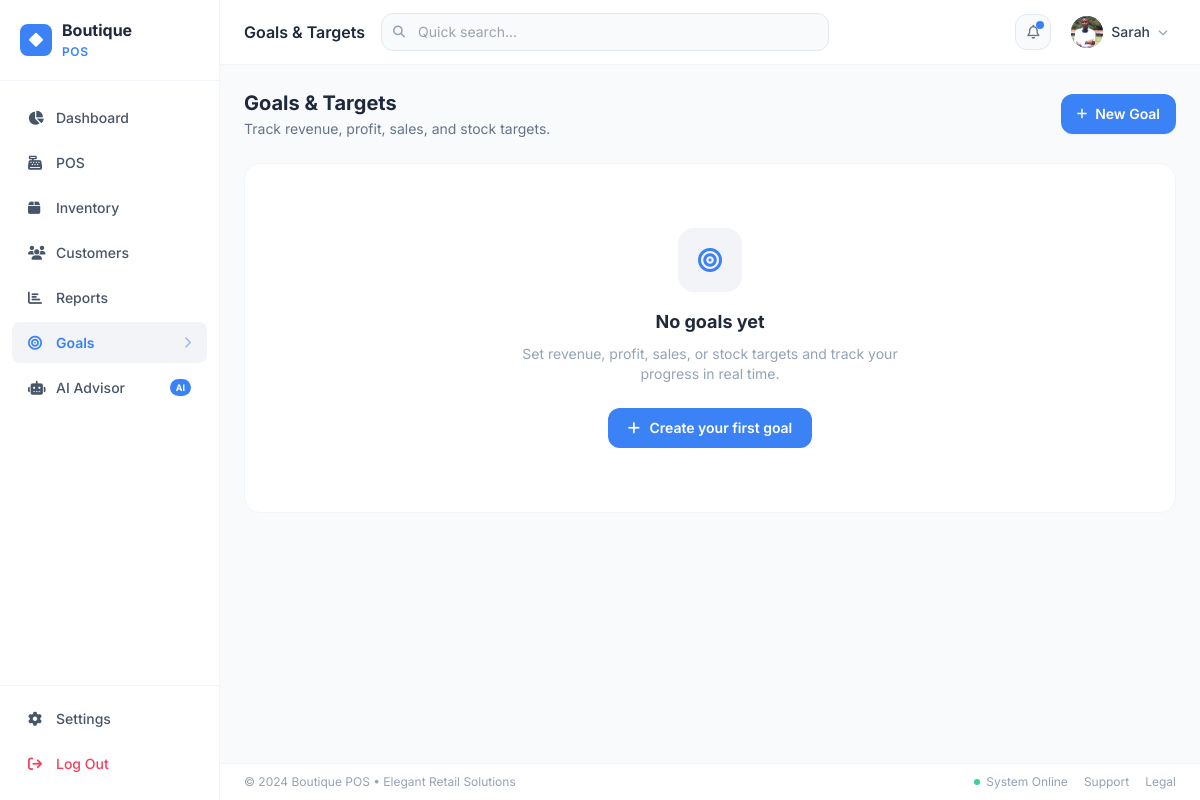
Before: /goals (signed in) with the older database file.
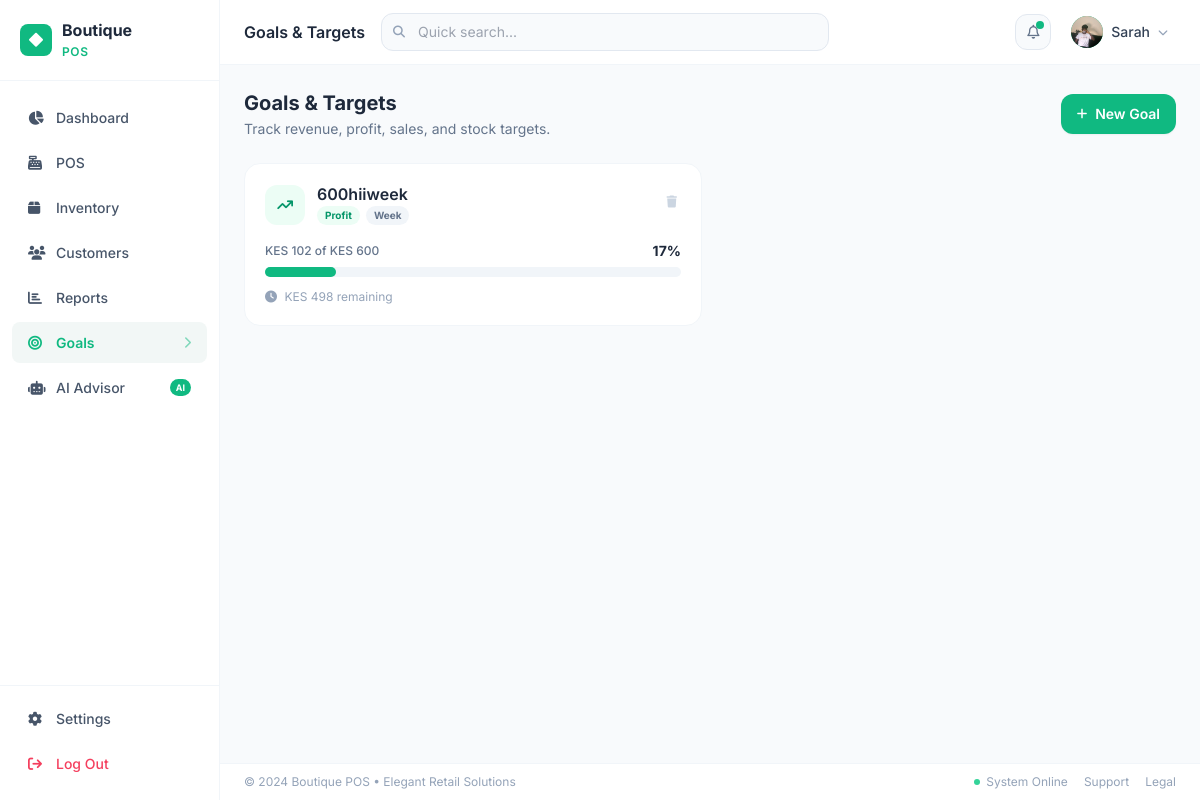
After: the same page with the newer database file.
### app/models.py (models this page shows, shortened)
class StoreSetting(db.Model):
    __tablename__ = 'store_settings'
    id = db.Column(db.Integer, primary_key=True)
    key = db.Column(db.String(80), unique=True, nullable=False, index=True)
    value = db.Column(db.Text, default='')
    @staticmethod
    def get(key, default=''):
        row = StoreSetting.query.filter_by(key=key).first()
        return row.value if row else default

class User(UserMixin, db.Model):
    __tablename__ = 'users'
    id = db.Column(db.Integer, primary_key=True)
    name = db.Column(db.String(120), nullable=False)
    email = db.Column(db.String(120), unique=True, nullable=False, index=True)
    password_hash = db.Column(db.String(256), nullable=False)
    role = db.Column(db.String(20), default='cashier')  # admin | cashier
    avatar = db.Column(db.String(200), default='')
    is_active = db.Column(db.Boolean, default=True)
    created_at = db.Column(db.DateTime, default=datetime.utcnow)
    last_login = db.Column(db.DateTime)
    sales = db.relationship('Sale', backref='cashier', lazy='dynamic')

class Goal(db.Model):
    __tablename__ = 'goals'
    id          = db.Column(db.Integer, primary_key=True)
    user_id     = db.Column(db.Integer, db.ForeignKey('users.id'), nullable=False)
    title       = db.Column(db.String(120), nullable=False)
    goal_type   = db.Column(db.String(20), nullable=False)   # revenue | profit | transactions | stock
    period      = db.Column(db.String(10), nullable=False)   # day | week | month
    target      = db.Column(db.Float, nullable=False)
    product_id  = db.Column(db.Integer, db.ForeignKey('products.id'), nullable=True)
    is_active   = db.Column(db.Boolean, default=True)
    created_at  = db.Column(db.DateTime, default=datetime.utcnow)
    product = db.relationship('Product', foreign_keys=[product_id])

### app/routes/goals.py (the view)
@goals_bp.route('/goals')
@login_required
def index():
    goals = Goal.query.filter_by(user_id=current_user.id, is_active=True)\
        .order_by(Goal.created_at.desc()).all()
    products = Product.query.filter_by(is_active=True).order_by(Product.name).all()
    goals_data = []
    for g in goals:
        current, pct, label = _compute_progress(g)
        goals_data.append({
            'goal':    g,
            'current': current,
            'pct':     pct,
            'label':   label,
        })
    return render_template('goals/index.html',
                           goals_data=goals_data,
                           products=products)

### app/models.py (called while the page is built)
@login_manager.user_loader
def load_user(user_id):
    return db.session.get(User, int(user_id))

    @property
    def total_stock(self):
        return sum(v.stock_qty for v in self.variants)

### app/routes/goals.py (called while the page is built)
def _period_start(period):
    now = datetime.utcnow()
    if period == 'day':
        return now.replace(hour=0, minute=0, second=0, microsecond=0)
    elif period == 'week':
        return now - timedelta(days=7)
    else:  # month
        return now - timedelta(days=30)

### app/utils.py (called while the page is built)
def extract_upload_filename(value):
    if not value:
        return ''
    cleaned = str(value).strip().replace('\\', '/').split('?', 1)[0].rstrip('/')
    return os.path.basename(cleaned)

def upload_url(value):
    if not value:
        return ''
    value = str(value).strip()
    if value.startswith(('http://', 'https://', 'data:')):
        return value
    filename = extract_upload_filename(value)
    if not filename:
        return value
    return url_for('uploaded_file', filename=filename)

### app/templates/goals/index.html (shortened to what this page needs)
{% extends "base.html" %}
{% block page_title %}Goals & Targets{% endblock %}
{% block app_content %}
<div class="p-6 max-w-5xl mx-auto space-y-6">
  <div class="flex items-center justify-between flex-wrap gap-3">
    <div>
      <h2 class="text-xl font-bold text-slate-800">Goals & Targets</h2>
      <p class="text-slate-500 text-sm mt-0.5">Track revenue, profit, sales, and stock targets.</p>
    </div>
    <button onclick="openAddModal()"
            class="flex items-center gap-2 px-4 py-2.5 text-white text-sm font-semibold rounded-xl transition shadow-sm"
            style="background:var(--theme)">
      <i class="fa-solid fa-plus text-xs"></i> New Goal
    </button>
  </div>
  {% if goals_data %}
  <div class="grid grid-cols-1 md:grid-cols-2 gap-4" id="goalsGrid">
    {% for item in goals_data %}
    {% set g = item.goal %}
    {% set pct = item.pct %}
    {% set colors = {
      'revenue':      ('bg-teal-50',   'text-teal-600',   'fa-dollar-sign',    '#00D4C8'),
      'profit':       ('bg-emerald-50','text-emerald-600','fa-arrow-trend-up',  '#10b981'),
      'transactions': ('bg-blue-50',   'text-blue-600',   'fa-receipt',         '#3b82f6'),
      'stock':        ('bg-violet-50', 'text-violet-600', 'fa-box',             '#8b5cf6'),
    } %}
    {% set bg, tc, icon, color = colors.get(g.goal_type, ('bg-slate-50','text-slate-600','fa-bullseye','#64748b')) %}
    <div class="goal-card bg-white rounded-2xl border border-slate-100 p-5" id="goal-{{ g.id }}">
      <div class="flex items-start justify-between mb-4">
        <div class="flex items-center gap-3">
          <div class="w-10 h-10 rounded-xl {{ bg }} flex items-center justify-center flex-shrink-0">
            <i class="fa-solid {{ icon }} text-sm {{ tc }}"></i>
          </div>
          <div>
            <p class="font-semibold text-slate-800 leading-tight">{{ g.title }}</p>
            <div class="flex items-center gap-1.5 mt-0.5">
              <span class="type-badge {{ bg }} {{ tc }}">{{ g.goal_type | capitalize }}</span>
              <span class="type-badge bg-slate-100 text-slate-500">{{ g.period | capitalize }}</span>
            </div>
          </div>
        </div>
        <button onclick="deleteGoal({{ g.id }})"
                class="text-slate-300 hover:text-rose-500 transition p-1 flex-shrink-0">
          <i class="fa-solid fa-trash text-xs"></i>
        </button>
      </div>
      <div class="mb-3">
        <div class="flex items-center justify-between mb-1.5">
          <span class="text-xs text-slate-500 font-medium">{{ item.label }}</span>
          <span class="text-sm font-bold {% if pct >= 100 %}text-emerald-600{% else %}text-slate-800{% endif %}">
            {{ pct }}%
          </span>
        </div>
        <div class="w-full bg-slate-100 rounded-full h-2.5">
          <div class="progress-bar h-2.5 rounded-full {% if pct >= 100 %}bg-emerald-500{% endif %}"
               style="width:{{ pct }}%; {% if pct < 100 %}background:{{ color }}{% endif %}"></div>
        </div>
      </div>
      {% if pct >= 100 %}
      <p class="text-xs text-emerald-600 font-semibold flex items-center gap-1">
        <i class="fa-solid fa-circle-check"></i> Goal achieved!
      </p>
      {% elif pct >= 75 %}
      <p class="text-xs text-slate-500">
        <i class="fa-solid fa-fire text-amber-400 mr-1"></i>Almost there — {{ 100 - pct }}% to go!
      </p>
      {% else %}
      <p class="text-xs text-slate-400">
        <i class="fa-solid fa-clock mr-1"></i>
        {% if g.goal_type in ('revenue', 'profit') %}
          KES {{ "{:,.0f}".format(g.target - item.current) }} remaining
        {% else %}
          {{ "{:,.0f}".format(g.target - item.current) }} remaining
        {% endif %}
      </p>
      {% endif %}
    </div>
    {% endfor %}
  </div>
  {% else %}
  <div class="bg-white rounded-2xl border border-slate-100 p-16 text-center">
    <div class="w-16 h-16 rounded-2xl flex items-center justify-center mx-auto mb-4"
         style="background:var(--theme-light,#E6FAF9)">
      <i class="fa-solid fa-bullseye text-2xl" style="color:var(--theme)"></i>
    </div>
    <h3 class="font-bold text-slate-800 text-lg mb-2">No goals yet</h3>
    <p class="text-slate-400 text-sm mb-6 max-w-sm mx-auto">
      Set revenue, profit, sales, or stock targets and track your progress in real time.
    </p>
    <button onclick="openAddModal()"
            class="px-5 py-2.5 text-white text-sm font-semibold rounded-xl"
            style="background:var(--theme)">
      <i class="fa-solid fa-plus mr-1.5"></i> Create your first goal
    </button>
  </div>
  {% endif %}
</div>
{% endblock %}

### app/templates/base.html (shortened to what this page needs)
<!DOCTYPE html>
<html lang="en">
<head>
  <script src="https://cdn.tailwindcss.com"></script>
  <link rel="stylesheet" href="https://cdnjs.cloudflare.com/ajax/libs/font-awesome/6.5.0/css/all.min.css"/>
</head>
<body class="bg-slate-50 text-slate-800">
<div class="flex h-screen overflow-hidden">
  <aside class="w-[220px] flex-shrink-0 bg-white border-r border-slate-100 flex flex-col h-full">
    <div class="px-5 py-5 border-b border-slate-100">
      <a href="{{ url_for('dashboard.index') }}" class="flex items-center gap-2.5" style="text-decoration:none">
        <div class="w-8 h-8 rounded-lg flex items-center justify-center" style="background:var(--theme, #00D4C8)">
          <i class="fa-solid fa-diamond text-white text-sm"></i>
        </div>
        <span class="font-bold text-slate-800 text-base leading-tight">{{ store_name.split()[0] if store_name else 'Boutique' }}<br><span style="color:var(--theme, #00D4C8);font-size:.75rem;font-weight:600;letter-spacing:.05em">{{ store_name.split()[1] if store_name.split()|length > 1 else 'POS' }}</span></span>
      </a>
    </div>
    <nav class="flex-1 px-3 py-4 space-y-1 overflow-y-auto">
      <a href="{{ url_for('dashboard.index') }}"
         class="sidebar-link {% if request.endpoint and 'dashboard' in request.endpoint %}active{% endif %}">
        <i class="fa-solid fa-chart-pie w-4"></i> Dashboard
      </a>
      <a href="{{ url_for('pos.index') }}"
         class="sidebar-link {% if request.endpoint and 'pos' in request.endpoint %}active{% endif %}">
        <i class="fa-solid fa-cash-register w-4"></i> POS
      </a>
      <a href="{{ url_for('inventory.index') }}"
         class="sidebar-link {% if request.endpoint and 'inventory' in request.endpoint %}active{% endif %}">
        <i class="fa-solid fa-box w-4"></i> Inventory
      </a>
      <a href="{{ url_for('customers.index') }}"
         class="sidebar-link {% if request.endpoint and 'customers' in request.endpoint %}active{% endif %}">
        <i class="fa-solid fa-users w-4"></i> Customers
      </a>
      <a href="{{ url_for('reports.index') }}"
         class="sidebar-link {% if request.endpoint and 'reports' in request.endpoint %}active{% endif %}">
        <i class="fa-solid fa-chart-bar w-4"></i> Reports
      </a>
      <a href="{{ url_for('goals.index') }}"
         class="sidebar-link {% if request.endpoint and 'goals' in request.endpoint %}active{% endif %}">
        <i class="fa-solid fa-bullseye w-4"></i> Goals
        {% if request.endpoint and 'goals' in request.endpoint %}
        <i class="fa-solid fa-chevron-right ml-auto text-xs opacity-50"></i>{% endif %}
      </a>
      <a href="{{ url_for('ai.index') }}"
         class="sidebar-link {% if request.endpoint and request.endpoint.startswith('ai') %}active{% endif %}"
         style="{% if request.endpoint and request.endpoint.startswith('ai') %}{% else %}{% endif %}">
        <i class="fa-solid fa-robot w-4"></i> AI Advisor
        <span class="ml-auto text-[9px] font-bold px-1.5 py-0.5 rounded-full text-white" style="background:var(--theme)">AI</span>
      </a>
    </nav>
    <div class="px-3 pb-4 border-t border-slate-100 pt-3 space-y-1">
      <a href="{{ url_for('settings.index') }}"
         class="sidebar-link {% if request.endpoint and 'settings' in request.endpoint %}active{% endif %}">
        <i class="fa-solid fa-cog w-4"></i> Settings
      </a>
      <a href="{{ url_for('auth.logout') }}"
         class="sidebar-link" style="color:#f43f5e;">
        <i class="fa-solid fa-arrow-right-from-bracket w-4"></i> Log Out
      </a>
    </div>
  </aside>
  <div class="flex-1 flex flex-col h-full overflow-hidden">
    <header class="bg-white border-b border-slate-100 px-6 py-3 flex items-center gap-4 z-10 flex-shrink-0">
      <h1 class="font-semibold text-slate-800 text-base flex-shrink-0">{% block page_title %}Dashboard{% endblock %}</h1>
      <div class="flex-1 max-w-md relative" id="globalSearchWrap">
        <i class="fa-solid fa-magnifying-glass absolute left-3 top-1/2 -translate-y-1/2 text-slate-400 text-xs"></i>
        <input type="text" id="globalSearch" placeholder="Quick search..."
               class="w-full pl-9 pr-4 py-2 text-sm bg-slate-50 border border-slate-200 rounded-xl transition-all"/>
      </div>
      <div class="ml-auto flex items-center gap-3">
        <div class="relative" id="notifWrap">
          <button id="notifBtn"
                  onclick="toggleNotif()"
                  class="relative w-9 h-9 rounded-xl bg-slate-50 border border-slate-200 flex items-center justify-center hover:bg-slate-100 transition">
            <i class="fa-regular fa-bell text-slate-500 text-sm"></i>
            <span id="notifDot" class="absolute top-1.5 right-1.5 w-2 h-2 rounded-full hidden" style="background:var(--theme)"></span>
          </button>
        </div>
        <div class="relative" id="userMenuWrap">
          <button id="userMenuBtn"
                  onclick="toggleUserMenu()"
                  class="flex items-center gap-2 px-2 py-1 rounded-xl hover:bg-slate-50 transition cursor-pointer">
            <div class="w-8 h-8 rounded-full flex items-center justify-center text-white text-xs font-bold overflow-hidden flex-shrink-0" style="background:var(--theme, #00D4C8)">
              {% if current_user.avatar %}
              <img src="{{ upload_url(current_user.avatar) }}"
                   class="w-full h-full object-cover" alt="{{ current_user.name }}">
              {% else %}
              {{ current_user.name[0] | upper }}
              {% endif %}
            </div>
            <span class="text-sm font-medium text-slate-700 hidden md:block">{{ current_user.name.split()[0] }}</span>
            <i class="fa-solid fa-chevron-down text-slate-400 text-[10px] hidden md:block"></i>
          </button>
        </div>
      </div>
    </header>
    <main class="flex-1 overflow-y-auto">
      {% block app_content %}{% endblock %}
    </main>
    <footer class="bg-white border-t border-slate-100 px-6 py-2.5 flex items-center justify-between text-xs text-slate-400 flex-shrink-0">
      <span>&copy; 2024 {{ store_name }} &bull; Elegant Retail Solutions</span>
      <div class="flex items-center gap-4">
        <span class="flex items-center gap-1.5">
          <span class="w-1.5 h-1.5 bg-emerald-400 rounded-full inline-block"></span> System Online
        </span>
        <a href="#" class="hover:text-slate-600">Support</a>
        <a href="#" class="hover:text-slate-600">Legal</a>
      </div>
    </footer>
  </div>
</div>
</body>
</html>

### app/templates/base.html (style rules this page uses)
body { font-family: 'Inter', sans-serif; }
.sidebar-link { display:flex; align-items:center; gap:.75rem; padding:.625rem 1rem; border-radius:.5rem; color:#475569; font-size:.875rem; font-weight:500; transition:all .15s; text-decoration:none; }
.sidebar-link.active { background: var(--theme-light, #E6FAF9); color: var(--theme, #00D4C8); font-weight:600; }

### app/templates/goals/index.html (style rules this page uses)
.goal-card { transition: box-shadow .15s; }
.progress-bar { transition: width .8s cubic-bezier(.4,0,.2,1); }
.type-badge { font-size: 10px; font-weight: 700; padding: 2px 8px; border-radius: 999px; }

Changed rows visible on the page:
changed User "Sarah": avatar: a different picture
added Goal: title "600hiiweek", goal_type "Profit", period "Week", g.target-item.current "498"
Other visible differences:
new list line: "KES 102 of KES 600 17 % KES remaining"
text no longer shown: "No goals yet Set revenue, profit, sales, or stock targets and track your progress in real time. Create your first goal"
